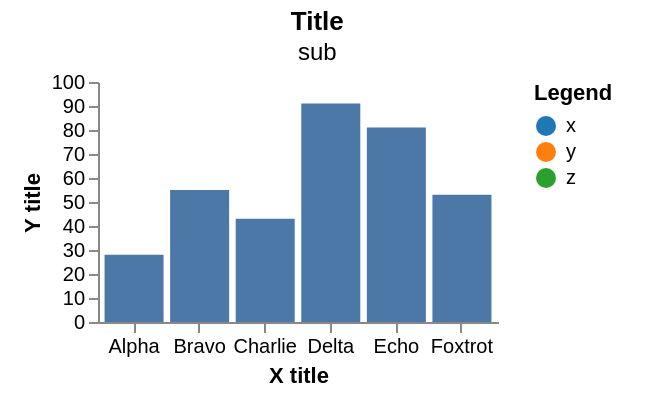

This figure's Vega-Lite source:
### Vega specification from a JSON file in a GitHub repository (floating-point values rounded to 4 significant figures)
{"width": 200, "height": 120, "padding": {"left": 10, "right": 20, "top": 5, "bottom": 15}, "data": [{"name": "t", "values": [{"a": "Alpha", "b": 28, "c": "x", "d": 1}, {"a": "Bravo", "b": 55, "c": "y", "d": 2}, {"a": "Charlie", "b": 43, "c": "x", "d": 3}, {"a": "Delta", "b": 91, "c": "z", "d": 4}, {"a": "Echo", "b": 81, "c": "y", "d": 5}, {"a": "Foxtrot", "b": 53, "c": "z", "d": 6}]}], "scales": [{"name": "x", "type": "band", "domain": {"data": "t", "field": "a"}, "range": "width", "padding": 0.1}, {"name": "y", "type": "linear", "domain": {"data": "t", "field": "b"}, "range": "height", "nice": true}, {"name": "color", "type": "ordinal", "domain": {"data": "t", "field": "c"}, "range": {"scheme": "category10"}}, {"name": "ramp", "type": "linear", "domain": {"data": "t", "field": "d"}, "range": {"scheme": "blues"}}, {"name": "size", "type": "linear", "domain": {"data": "t", "field": "b"}, "range": [10, 200]}, {"name": "shape", "type": "ordinal", "domain": {"data": "t", "field": "c"}, "range": "symbol"}, {"name": "quant", "type": "quantize", "domain": [0, 100], "range": {"scheme": "greens", "count": 4}}], "marks": [{"type": "rect", "from": {"data": "t"}, "encode": {"enter": {"x": {"scale": "x", "field": "a"}, "width": {"scale": "x", "band": 1}, "y": {"scale": "y", "field": "b"}, "y2": {"scale": "y", "value": 0}}}}], "autosize": {"type": "pad", "contains": "content"}, "axes": [{"orient": "bottom", "scale": "x", "title": "X title"}, {"orient": "left", "scale": "y", "title": "Y title"}], "legends": [{"fill": "color", "title": "Legend"}], "title": {"text": "Title", "subtitle": "sub"}}
